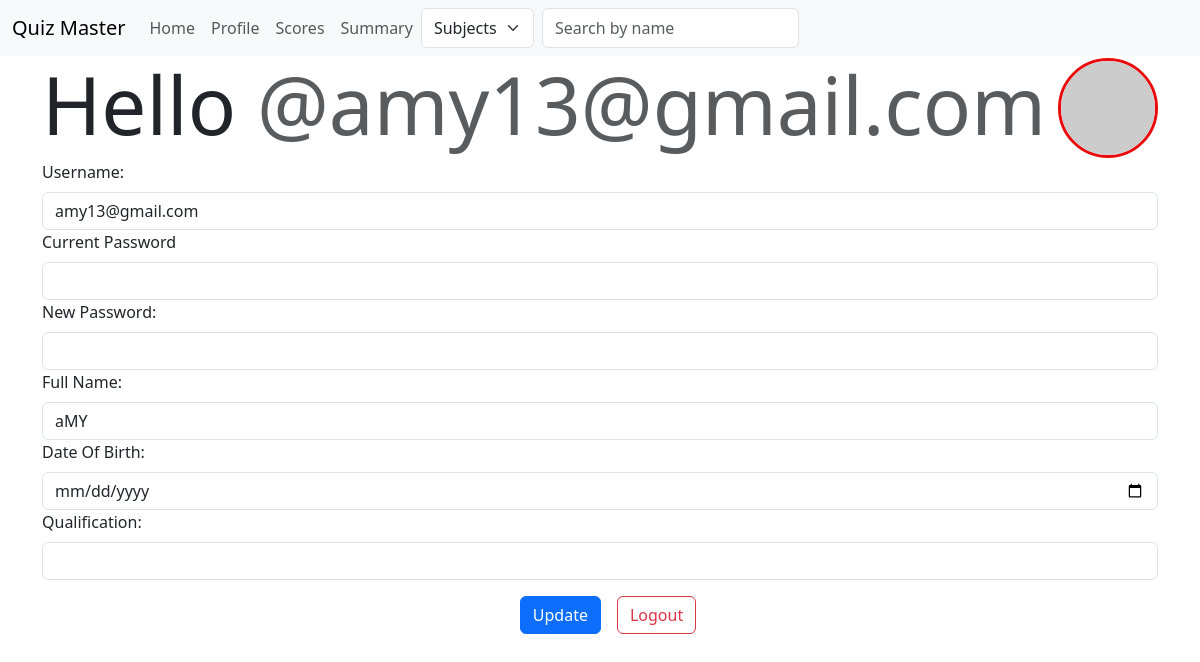
/profile (signed in), run on an earlier commit of the app's database.
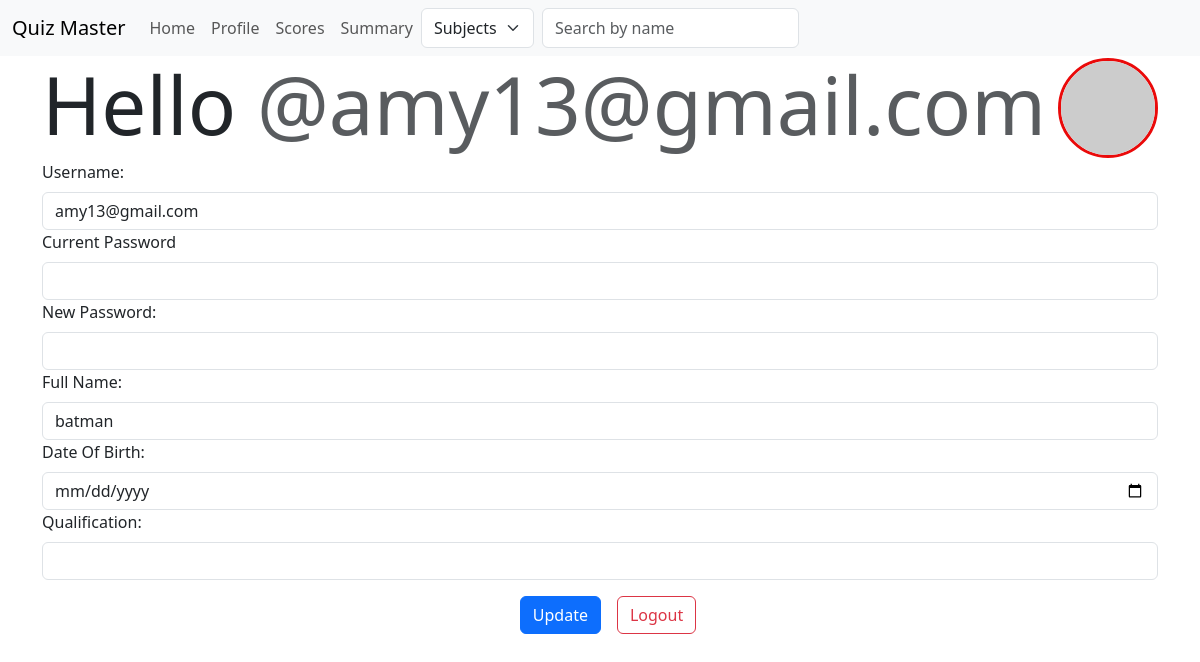
And on a later commit of the database.
### models.py (models this page shows)
class User(db.Model):
    id = db.Column(db.Integer, primary_key = True)
    username = db.Column(db.String(50), unique = True, nullable = False)
    password_hash = db.Column(db.String(256),  nullable = False)
    full_name = db.Column(db.String(100), nullable = True)
    qualification = db.Column(db.String(255), nullable = True)
    dob = db.Column(db.String(20), nullable = True)
    is_admin = db.Column(db.Boolean, nullable = False, default = False)

### routes.py (the view)
@app.route("/profile")
@auth_requried
def profile():
    user = User.query.get(session['user_id'])
    return render_template('profile.html', user=user)

### routes.py (called while the page is built)
def auth_requried(func):
    @wraps(func)
    def inner(*args, **kwargs):
        if 'user_id' in session:
            return func(*args, **kwargs)
        else:
            flash('You need to be logged in to access this page')
            return redirect(url_for('login'))
    return inner

### templates/profile.html (shortened to what this page needs)
{% extends 'layout.html' %}
{% block content %}
<div class="heading">
    <h1 class="display-1">
        Hello
        <span class="text-muted">@{{user.username}}</span>
    </h1>
    <div class="profile-pic">
        <img src="https://api.dicebear.com/9.x/pixel-art/svg?seed={{user.username}}" width=100 alt="">
    </div>
</div>
<form action="" method="post" class="form">
    <div class="form-group">
        <label for="username" class="form-label">Username:</label>
        <input type="text" name="username" id="username" value="{{user.username}}" class="form-control" required>
    </div>
    <div class="form-group">
        <label for="cpassword" class="form-label">Current Password</label>
        <input type="password" name="cpassword" id="cpassword" class="form-control" required>
    </div>
    <div class="form-group">
        <label for="password" class="form-label">New Password:</label>
        <input type="password" name="password" id="password" class="form-control" required>
    </div>
    <div class="form-group">
        <label for="full_name" class="form-label">Full Name: </label>
        <input type="text" , name="full_name" , id="name" value="{{user.full_name}}" class="form-control">
    </div>
    <div class="form-group">
        <label for="date_of_birth" class="form-label">Date Of Birth: </label>
        <input type="date" , name="date_of_birth" class="form-control">
    </div>
    <div class="form-group">
        <label for="qualification" class="form-label">Qualification: </label>
        <input type="text" , name="qualification" class="form-control">
    </div>
    <div class="buttons d-flex justify-content-center align-items-center">
        <div class="form-group m-3">
            <input type="submit" value="Update" class="btn btn-primary">
        </div>
        <a href="{{url_for('logout')}}" class="btn btn-outline-danger">Logout</a>
    </div>
</form>
{% endblock %}

### templates/navbar.html (shortened to what this page needs)
<nav class="navbar navbar-expand-lg bg-body-tertiary">
    <div class="container-fluid">
        <a class="navbar-brand" href="/">Quiz Master</a>
        <div class="collapse navbar-collapse" id="navbarSupportedContent">
            <ul class="navbar-nav me-auto mb-2 mb-lg-0">
                {% if 'user_id' in session %}
                <li class="nav-item">
                    <a class="nav-link" href="{{ url_for('home') }}">Home</a>
                </li>
                <li class="nav-item">
                    <a class="nav-link" href="{{ url_for('profile') }}">Profile</a>
                </li>
                {% if user and user.is_admin %}
                <li class="nav-item">
                    <a class="nav-link" href="{{ url_for('quiz_management') }}">Quiz Management</a>
                </li>
                <li class="nav-item">
                    <a class="nav-link" href="{{ url_for('summary') }}">Summary</a>
                </li>
                <li class="nav-item">
                    <a class="nav-link" href="{{ url_for('user_data') }}">User Data</a>
                </li>
                {% else %}
                <li class="nav-item">
                    <a class="nav-link" href="{{ url_for('score') }}">Scores</a>
                </li>
                <li class="nav-item">
                    <a class="nav-link" href="{{ url_for('user_summary') }}">Summary</a>
                </li>
                {% endif %}
                <form class="d-flex" method="GET" action="{{ url_for('search') }}">
                    <select class="form-select me-2" name="source" style="width: auto;">
                        {% if user.is_admin %}
                        <option value="users" {% if source=='users' %}selected{% endif %}>Users</option>
                        <option value="subjects" {% if source=='subjects' %}selected{% endif %}>Subjects</option>
                        <option value="quiz" {% if source=='quiz' %}selected{% endif %}>Quizzes</option>
                        {% else %}
                        <option value="subjects" {% if source=='subjects' %}selected{% endif %}>Subjects</option>
                        {% endif %}
                    </select>
                    <input class="form-control me-2" type="search" placeholder="Search by name" name="q"
                        value="{{ request.args.get('q', '') }}">
                    <button class="btn btn-outline-light" type="submit">Search</button>
                </form>
                {% endif %}
            </ul>
        </div>
    </div>
</nav>

What changed in the data, as far as the page shows it:
changed User "amy13@gmail.com": full_name "aMY" → "batman"
